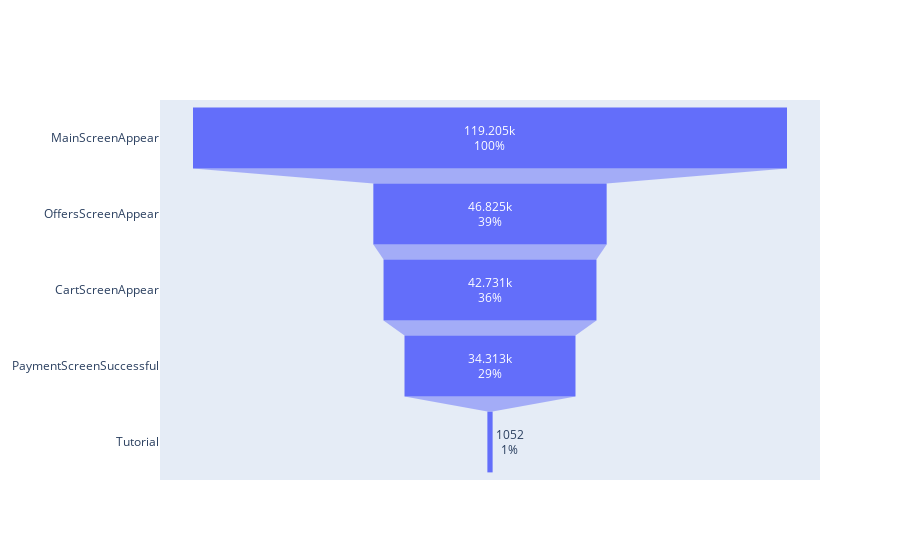

The notebook cell this image was saved under:
### Markdown cell above
### Шаг 7. Постройте воронку из библиотеки PLotly (Funnel), которая будет описывать количество посещений, а также показывать Конверсию в переходы.

### Code cell
fig = go.Figure(go.Funnel(
    y=page_visits['EventName'],
    x=page_visits['page_visits_num'],
    textinfo="value+percent initial"))
fig.show()

### Figure 1 — Plotly figure (JSON) as saved in the notebook; plotly's stock layout.template omitted (floating-point values rounded to 4 significant figures)
{"data": [{"textinfo": "value+percent initial", "type": "funnel", "x": [119205, 46825, 42731, 34313, 1052], "y": ["MainScreenAppear", "OffersScreenAppear", "CartScreenAppear", "PaymentScreenSuccessful", "Tutorial"]}], "layout": {"autosize": true, "xaxis": {"autorange": true, "range": [-66225, 66225], "type": "linear"}, "yaxis": {"autorange": true, "range": [4.5, -0.5], "type": "category"}}}
